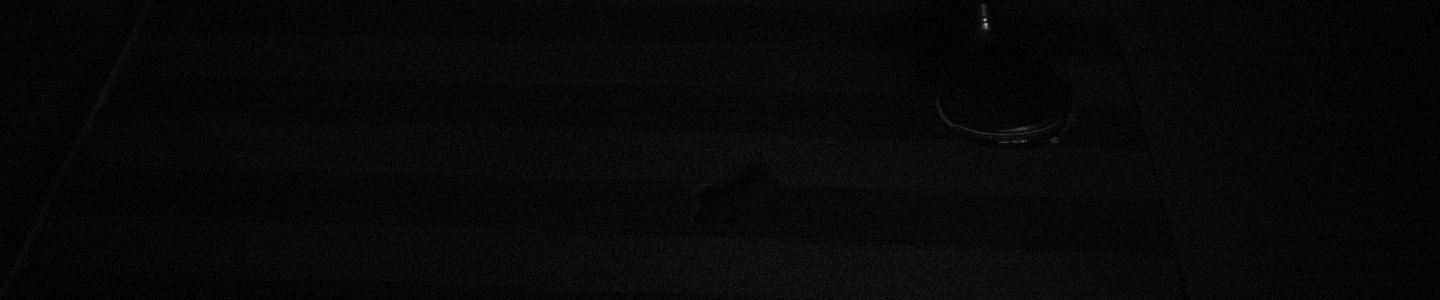
#> input picture shot-image-jpg/driver/no_marker_ball-1/Gamma_1_15.jpg, 1440 x 300 px
$ python -i process_sample_bmp.py   (imports and definitions only)   (older library calls are emulated)
#> lines starting #> are read from the running program, lines starting #| are printed output that depends on the picture; after the words box and inside, x2 and y2 are one past the last pixel; in counts of white or black regions, pixels touching at a corner belong together
#!/usr/bin/env python3
# -*- coding: utf-8 -*-
"""
BMP 샘플 이미지 처리 스크립트
driver/no_marker_ball-1 폴더 전처리
"""

import cv2
import numpy as np
from pathlib import Path
import os
import sys

# BMP Dimple Optimizer 코드를 직접 포함 (import 문제 회피)
class BMPDimpleOptimizer:
    """BMP 이미지 딤플 및 클럽 표면 최적화 클래스"""

    def __init__(self):
        # Gamma 렌즈 특화 파라미터
        self.gamma_lens_params = {
            'gamma_value': 2.2,        # Gamma 렌즈 역보정값
            'exposure_comp': 1.2,      # 노출 보정
            'contrast_boost': 1.8,     # 대비 증폭
            'sharpness': 2.5,         # 선명도 강화
            'denoise_strength': 3,    # 노이즈 제거 강도
            'color_temp': 6500        # 색온도 (K)
        }

        # 딤플 검출 최적화 파라미터
        self.dimple_params = {
            'edge_strength': 3.0,      # 엣지 강화 정도
            'local_contrast': 2.5,     # 국소 대비 향상
            'texture_enhance': 1.8,    # 텍스처 강화
            'shadow_comp': 0.7,        # 그림자 보정
            'highlight_comp': 0.8,     # 하이라이트 보정
            'detail_radius': 5,        # 디테일 반경
            'dimple_threshold': 30     # 딤플 검출 임계값
        }

        # 클럽 표면 각도 검출 파라미터
        self.club_params = {
            'metallic_enhance': 2.0,   # 금속 표면 강화
            'reflection_reduce': 0.6,  # 반사 감소
            'angle_contrast': 2.5,     # 각도 대비 강화
            'surface_detail': 3.0,     # 표면 디테일
            'groove_enhance': 2.0,     # 홈 강화
            'edge_precision': 4.0      # 엣지 정밀도
        }

        # 고급 필터 커널 설정
        self.setup_kernels()

    def setup_kernels(self):
        """고급 필터 커널 설정"""
        # 딤플 검출용 라플라시안 커널 (강화버전)
        self.dimple_kernel = np.array([
            [-2, -2, -2, -2, -2],
            [-2,  1,  2,  1, -2],
            [-2,  2, 12,  2, -2],
            [-2,  1,  2,  1, -2],
            [-2, -2, -2, -2, -2]
        ], dtype=np.float32) / 16

        # 클럽 표면 검출용 방향성 커널
        self.club_kernel_h = np.array([  # 수평 엣지
            [-1, -2, -1],
            [ 0,  0,  0],
            [ 1,  2,  1]
        ], dtype=np.float32)

        self.club_kernel_v = np.array([  # 수직 엣지
            [-1, 0, 1],
            [-2, 0, 2],
            [-1, 0, 1]
        ], dtype=np.float32)

        # 텍스처 강화 커널
        self.texture_kernel = np.array([
            [ 0, -1,  0],
            [-1,  5, -1],
            [ 0, -1,  0]
        ], dtype=np.float32)

    def process_bmp_for_dimples(self, image_path, output_path=None):
        """
        BMP 이미지 딤플 최적화 처리

        Args:
            image_path: 입력 BMP 경로
            output_path: 출력 경로 (선택)

        Returns:
            처리된 이미지
        """
        # BMP 직접 읽기 (품질 손실 없음)
        image = cv2.imread(str(image_path), cv2.IMREAD_UNCHANGED)
#> image is the input picture: shape (300, 1440, 3); min 0, max 172, mean 7.1
        if image is None:
            raise ValueError(f"Cannot read image: {image_path}")

        # 원본 백업
        original = image.copy()

        # 1. Gamma 렌즈 보정
        image = self.correct_gamma_lens(image)

        # 2. 색공간 최적화
        image = self.optimize_color_space(image)

        # 3. 딤플 가시성 극대화
        image = self.maximize_dimple_visibility(image)

        # 4. 클럽 표면 강화
        image = self.enhance_club_surface(image, original)

        # 5. 최종 품질 향상
        image = self.final_quality_enhancement(image)

        # 저장
        if output_path:
            # PNG 무손실 저장
            cv2.imwrite(str(output_path), image, [cv2.IMWRITE_PNG_COMPRESSION, 0])

        return image

    def correct_gamma_lens(self, image):
        """Gamma 렌즈 특성 보정"""
        # 부동소수점 변환
        img_float = image.astype(np.float32) / 255.0

        # Gamma 역보정 (렌즈 특성 복원)
        gamma = self.gamma_lens_params['gamma_value']
        img_corrected = np.power(img_float, 1.0 / gamma)

        # 노출 보정
        exposure = self.gamma_lens_params['exposure_comp']
        img_corrected = img_corrected * exposure

        # 색온도 조정 (Gamma 렌즈 특성)
        if len(image.shape) == 3:
            # BGR 채널 개별 조정
            img_corrected[:,:,0] *= 0.95  # Blue 채널 감소
            img_corrected[:,:,2] *= 1.05  # Red 채널 증가

        # 클리핑 및 변환
        img_corrected = np.clip(img_corrected, 0, 1)
        return (img_corrected * 255).astype(np.uint8)

    def optimize_color_space(self, image):
        """색공간 최적화 (LAB 색공간 활용)"""
        if len(image.shape) == 3:
            # LAB 색공간 변환
            lab = cv2.cvtColor(image, cv2.COLOR_BGR2LAB).astype(np.float32)

            # L 채널 (밝기) 최적화
            l_channel = lab[:,:,0]

            # CLAHE를 L 채널에만 적용
            clahe = cv2.createCLAHE(clipLimit=3.0, tileGridSize=(8,8))
            l_enhanced = clahe.apply(l_channel.astype(np.uint8))

            # 로컬 대비 향상
            l_enhanced = self.enhance_local_contrast(l_enhanced)

            # LAB 재결합
            lab[:,:,0] = l_enhanced

            # BGR로 변환
            image = cv2.cvtColor(lab.astype(np.uint8), cv2.COLOR_LAB2BGR)

        return image

    def maximize_dimple_visibility(self, image):
        """딤플 가시성 극대화"""
        # 그레이스케일 변환
        if len(image.shape) == 3:
            gray = cv2.cvtColor(image, cv2.COLOR_BGR2GRAY)
        else:
            gray = image.copy()

        # 1. 멀티스케일 디테일 향상
        details = self.extract_multiscale_details(gray)

        # 2. 딤플 특화 필터링
        dimple_filtered = cv2.filter2D(details, -1, self.dimple_kernel)

        # 3. 적응형 임계값 처리
        adaptive_thresh = cv2.adaptiveThreshold(
            dimple_filtered, 255,
            cv2.ADAPTIVE_THRESH_GAUSSIAN_C,
            cv2.THRESH_BINARY,
            blockSize=11, C=2
        )

        # 4. 모폴로지 연산으로 딤플 강화
        kernel = cv2.getStructuringElement(cv2.MORPH_ELLIPSE, (3,3))
        dimples = cv2.morphologyEx(adaptive_thresh, cv2.MORPH_GRADIENT, kernel)

        # 5. 원본과 블렌딩
        if len(image.shape) == 3:
            # 딤플 마스크를 컬러 이미지에 적용
            dimple_mask = cv2.cvtColor(dimples, cv2.COLOR_GRAY2BGR)
            result = cv2.addWeighted(image, 0.7, dimple_mask, 0.3, 0)
        else:
            result = cv2.addWeighted(gray, 0.7, dimples, 0.3, 0)

        return result

    def enhance_club_surface(self, image, original):
        """클럽 표면 각도 강화"""
        # 그레이스케일 작업
        if len(image.shape) == 3:
            gray = cv2.cvtColor(original, cv2.COLOR_BGR2GRAY)
        else:
            gray = original.copy()

        # 1. 방향성 엣지 검출
        edges_h = cv2.filter2D(gray, -1, self.club_kernel_h)
        edges_v = cv2.filter2D(gray, -1, self.club_kernel_v)

        # 2. 엣지 강도 계산
        edge_magnitude = np.sqrt(edges_h**2 + edges_v**2)
        edge_angle = np.arctan2(edges_v, edges_h)

        # 3. 금속 표면 검출 (높은 반사율 영역)
        metallic_mask = self.detect_metallic_surface(gray)

        # 4. 표면 각도 강조
        angle_enhanced = self.enhance_surface_angles(edge_magnitude, edge_angle, metallic_mask)

        # 5. 그루브(홈) 검출 및 강화
        grooves = self.enhance_grooves(gray, metallic_mask)

        # 6. 결합
        if len(image.shape) == 3:
            # 엣지와 그루브를 컬러 이미지에 적용
            surface_mask = cv2.cvtColor(angle_enhanced + grooves, cv2.COLOR_GRAY2BGR)
            result = cv2.addWeighted(image, 0.8, surface_mask, 0.2, 0)
        else:
            result = cv2.addWeighted(image, 0.8, angle_enhanced + grooves, 0.2, 0)

        return result

    def extract_multiscale_details(self, gray):
        """멀티스케일 디테일 추출"""
        # 다양한 스케일의 가우시안 블러
        scales = [1, 2, 4, 8]
        details = np.zeros_like(gray, dtype=np.float32)

        for scale in scales:
            # 가우시안 블러
            blurred = cv2.GaussianBlur(gray, (0, 0), scale)

            # 디테일 추출 (원본 - 블러)
            detail = gray.astype(np.float32) - blurred.astype(np.float32)

            # 가중치 적용
            weight = 1.0 / scale
            details += detail * weight

        # 정규화
        details = cv2.normalize(details, None, 0, 255, cv2.NORM_MINMAX)
        return details.astype(np.uint8)

    def enhance_local_contrast(self, image):
        """로컬 대비 향상"""
        # 언샤프 마스킹
        gaussian = cv2.GaussianBlur(image, (0, 0), 2.0)
        unsharp = cv2.addWeighted(image, 2.0, gaussian, -1.0, 0)

        # 로컬 히스토그램 균등화
        clahe = cv2.createCLAHE(clipLimit=4.0, tileGridSize=(16,16))
        enhanced = clahe.apply(unsharp)

        return enhanced

    def detect_metallic_surface(self, gray):
        """금속 표면 검출"""
        # 높은 밝기 영역 검출
        _, bright = cv2.threshold(gray, 200, 255, cv2.THRESH_BINARY)

        # 그라디언트가 낮은 영역 (균일한 표면)
        gradient = cv2.Laplacian(gray, cv2.CV_64F)
        gradient_mag = np.abs(gradient)
        _, smooth = cv2.threshold(gradient_mag, 10, 255, cv2.THRESH_BINARY_INV)

        # 결합
        metallic = cv2.bitwise_and(bright, smooth.astype(np.uint8))

        # 모폴로지 연산으로 정제
        kernel = cv2.getStructuringElement(cv2.MORPH_ELLIPSE, (5,5))
        metallic = cv2.morphologyEx(metallic, cv2.MORPH_CLOSE, kernel)

        return metallic

    def enhance_surface_angles(self, magnitude, angle, mask):
        """표면 각도 강조"""
        # 각도별 강조
        angle_enhanced = np.zeros_like(magnitude)

        # 주요 각도 범위 (클럽 페이스 각도)
        angle_ranges = [
            (-np.pi/4, np.pi/4),     # 수평
            (np.pi/4, 3*np.pi/4),     # 대각선
            (-3*np.pi/4, -np.pi/4),   # 역대각선
        ]

        for min_angle, max_angle in angle_ranges:
            # 해당 각도 범위의 엣지 강조
            angle_mask = np.logical_and(angle >= min_angle, angle <= max_angle)
            angle_enhanced[angle_mask] = magnitude[angle_mask] * self.club_params['angle_contrast']

        # 금속 표면에만 적용
        angle_enhanced = cv2.bitwise_and(angle_enhanced.astype(np.uint8), mask)

        return angle_enhanced

    def enhance_grooves(self, gray, mask):
        """클럽 페이스 그루브(홈) 강화"""
        # 수평 라인 검출 (클럽 그루브는 주로 수평)
        horizontal_kernel = np.array([[1,1,1,1,1],
                                     [0,0,0,0,0],
                                     [-1,-1,-1,-1,-1]], dtype=np.float32)

        grooves = cv2.filter2D(gray, -1, horizontal_kernel)
        grooves = np.abs(grooves)

        # 금속 표면에만 적용
        grooves = cv2.bitwise_and(grooves.astype(np.uint8), mask)

        # 대비 강화
        grooves = cv2.convertScaleAbs(grooves, alpha=self.club_params['groove_enhance'], beta=0)

        return grooves

    def final_quality_enhancement(self, image):
        """최종 품질 향상"""
        # 1. 선명도 향상
        kernel = np.array([[0, -1, 0],
                          [-1, 5, -1],
                          [0, -1, 0]], dtype=np.float32)
        sharpened = cv2.filter2D(image, -1, kernel)

        # 2. 노이즈 제거 (선택적)
        if len(sharpened.shape) == 3:
            denoised = cv2.fastNlMeansDenoisingColored(
                sharpened, None,
                h=self.gamma_lens_params['denoise_strength'],
                hColor=self.gamma_lens_params['denoise_strength'],
                templateWindowSize=7,
                searchWindowSize=21
            )
        else:
            denoised = cv2.fastNlMeansDenoising(
                sharpened, None,
                h=self.gamma_lens_params['denoise_strength'],
                templateWindowSize=7,
                searchWindowSize=21
            )

        # 3. 최종 대비 조정
        alpha = self.gamma_lens_params['contrast_boost']
        beta = 10  # 밝기 미세 조정
        final = cv2.convertScaleAbs(denoised, alpha=alpha, beta=beta)

        return final


# [95 lines left out: function process_sample_images, not called in this run]


# [2 lines not run here, left out]

>>> result = BMPDimpleOptimizer().process_bmp_for_dimples('shot-image-jpg/driver/no_marker_ball-1/Gamma_1_15.jpg')
#> in maximize_dimple_visibility, `adaptive_thresh = cv2.adaptiveThreshold( dimple_filtered, 255, cv2.ADA..`:
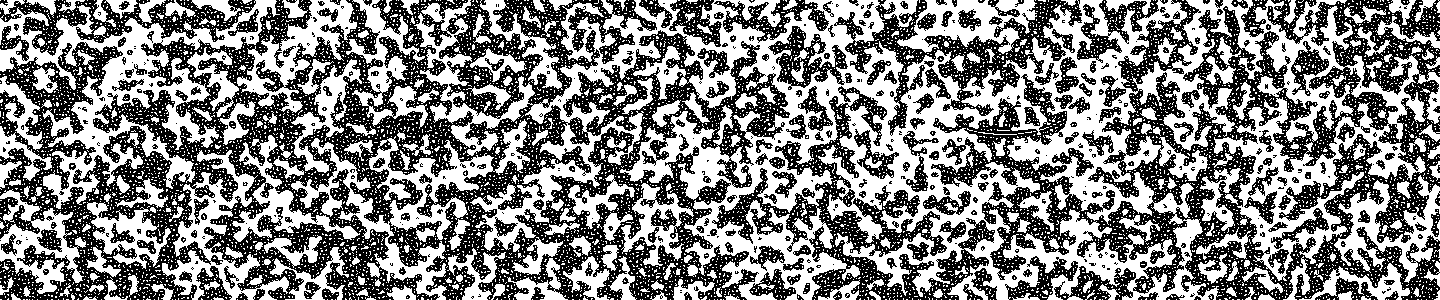
#> adaptive_thresh: shape (300, 1440); 51.6% white; black in thin lines or dots
#> in maximize_dimple_visibility, `dimples = cv2.morphologyEx(adaptive_thresh, cv2.MORPH_GRADIENT, kernel)`: dimples: shape (300, 1440); 50.9% white; 6106 black regions (4828 under 20 px), largest, box (x1, y1, x2, y2) and area: (726, 10, 1039, 231) 13524, (1008, 0, 1186, 221) 7447, (44, 19, 209, 171) 4838
#> in detect_metallic_surface, `_, bright = cv2.threshold(gray, 200, 255, cv2.THRESH_BINARY)`: bright: shape (300, 1440); every value is 0
#> in detect_metallic_surface, `gradient = cv2.Laplacian(gray, cv2.CV_64F)`:
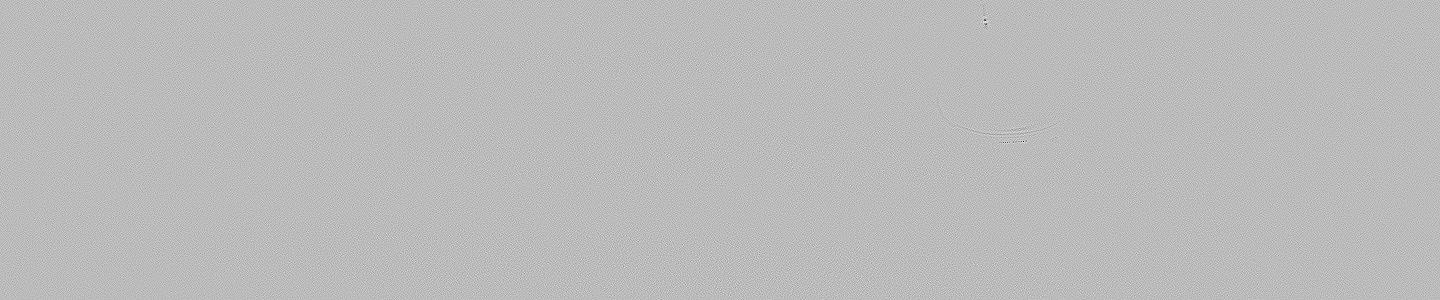
#> gradient: shape (300, 1440) float64; min -326, max 118, mean 0; drawn with min black and max white
#> in detect_metallic_surface, `_, smooth = cv2.threshold(gradient_mag, 10, 255, cv2.THRESH_BINARY_INV)`:
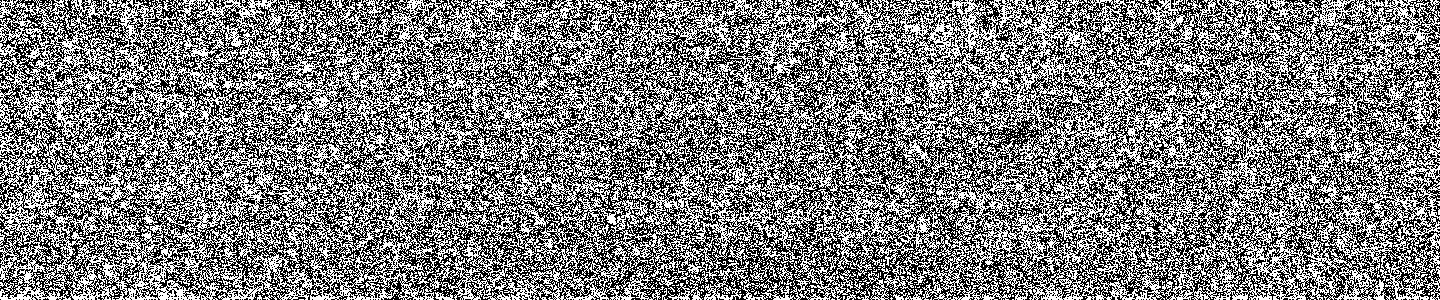
#> smooth: shape (300, 1440) float64; 49.2% white in thin lines or dots
#> the loop in enhance_surface_angles, `for min_angle, max_angle in angle_ranges:` made 3 passes
#> pass 2, in enhance_surface_angles, `angle_mask = np.logical_and(angle >= min_angle, angle <= max_angle)`:
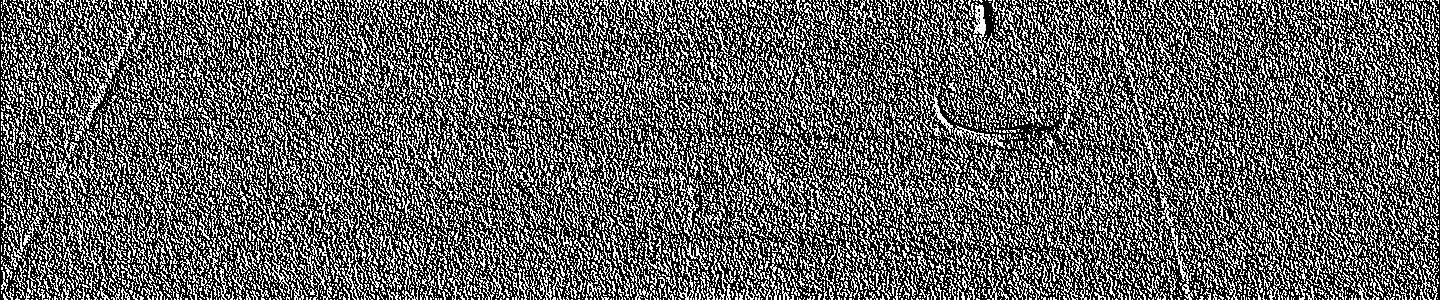
#> angle_mask: shape (300, 1440) bool; 37.8% white in thin lines or dots
#> in enhance_grooves, `horizontal_kernel = np.array([[1,1,1,1,1], [0,0,0,0,0], [-1,-1,-1,-1,-..`: horizontal_kernel = [[1, 1, 1, 1, 1], [0, 0, 0, 0, 0], [-1, -1, -1, -1, -1]]
#> in enhance_club_surface, `surface_mask = cv2.cvtColor(angle_enhanced + grooves, cv2.COLOR_GRAY2B..`: surface_mask: shape (300, 1440, 3); every value is 0
#> in enhance_club_surface, `result = cv2.addWeighted(image, 0.8, surface_mask, 0.2, 0)`:
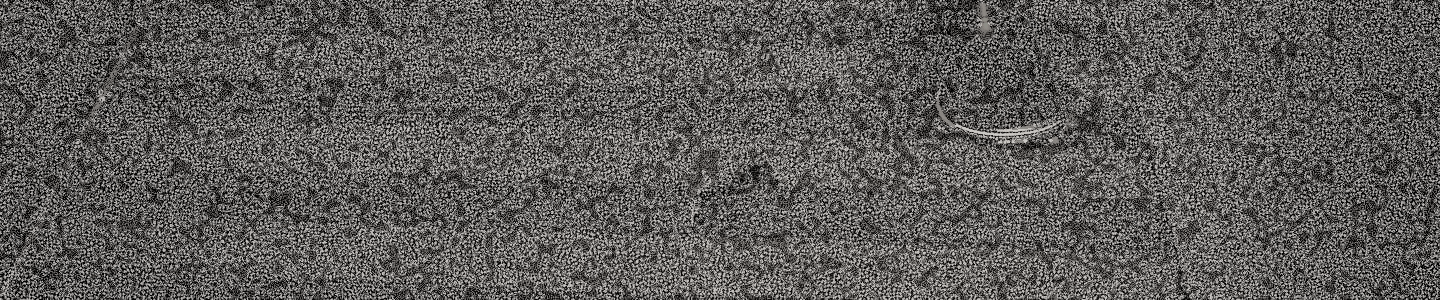
#> result: shape (300, 1440, 3); mean B, G, R 89.5, 91.3, 93.2
#> in final_quality_enhancement, `kernel = np.array([[0, -1, 0], [-1, 5, -1], [0, -1, 0]], dtype=np.floa..`: kernel = [[0, -1, 0], [-1, 5, -1], [0, -1, 0]]
#> in final_quality_enhancement, `sharpened = cv2.filter2D(image, -1, kernel)`:
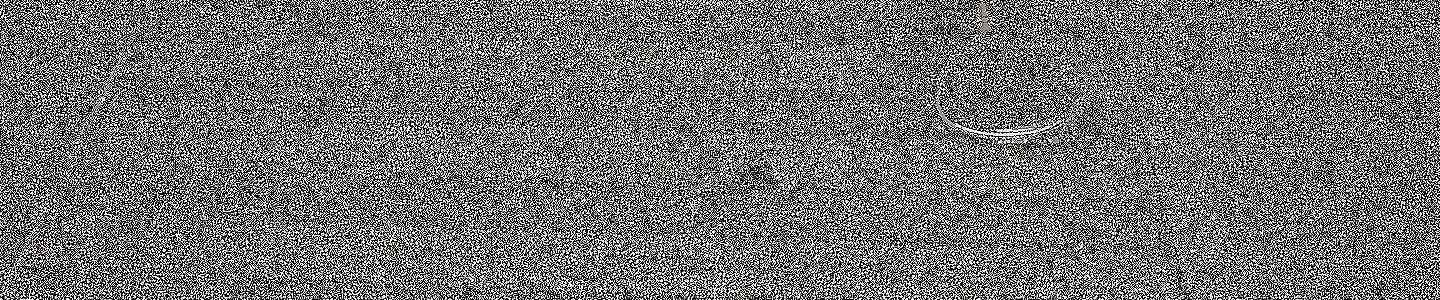
#> sharpened: shape (300, 1440, 3); mean B, G, R 112.8, 113.4, 114.3
#> in final_quality_enhancement, `final = cv2.convertScaleAbs(denoised, alpha=alpha, beta=beta)`:
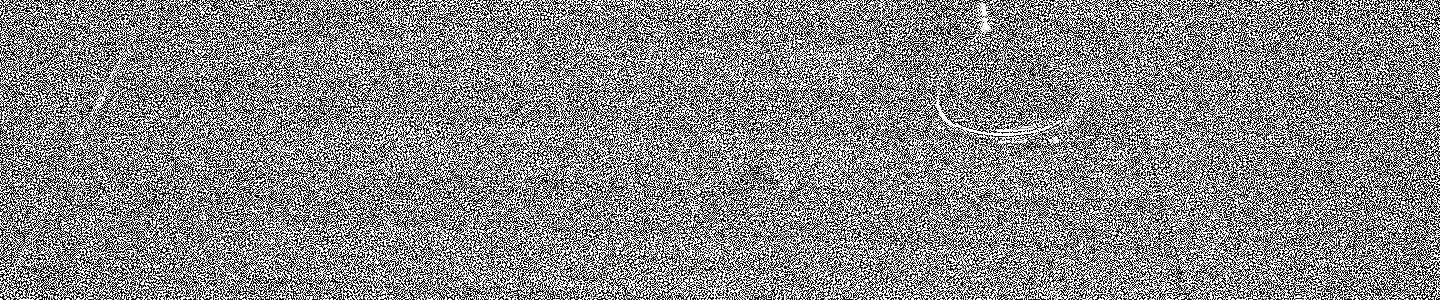
#> final: shape (300, 1440, 3); mean B, G, R 137.8, 137.9, 137.9
